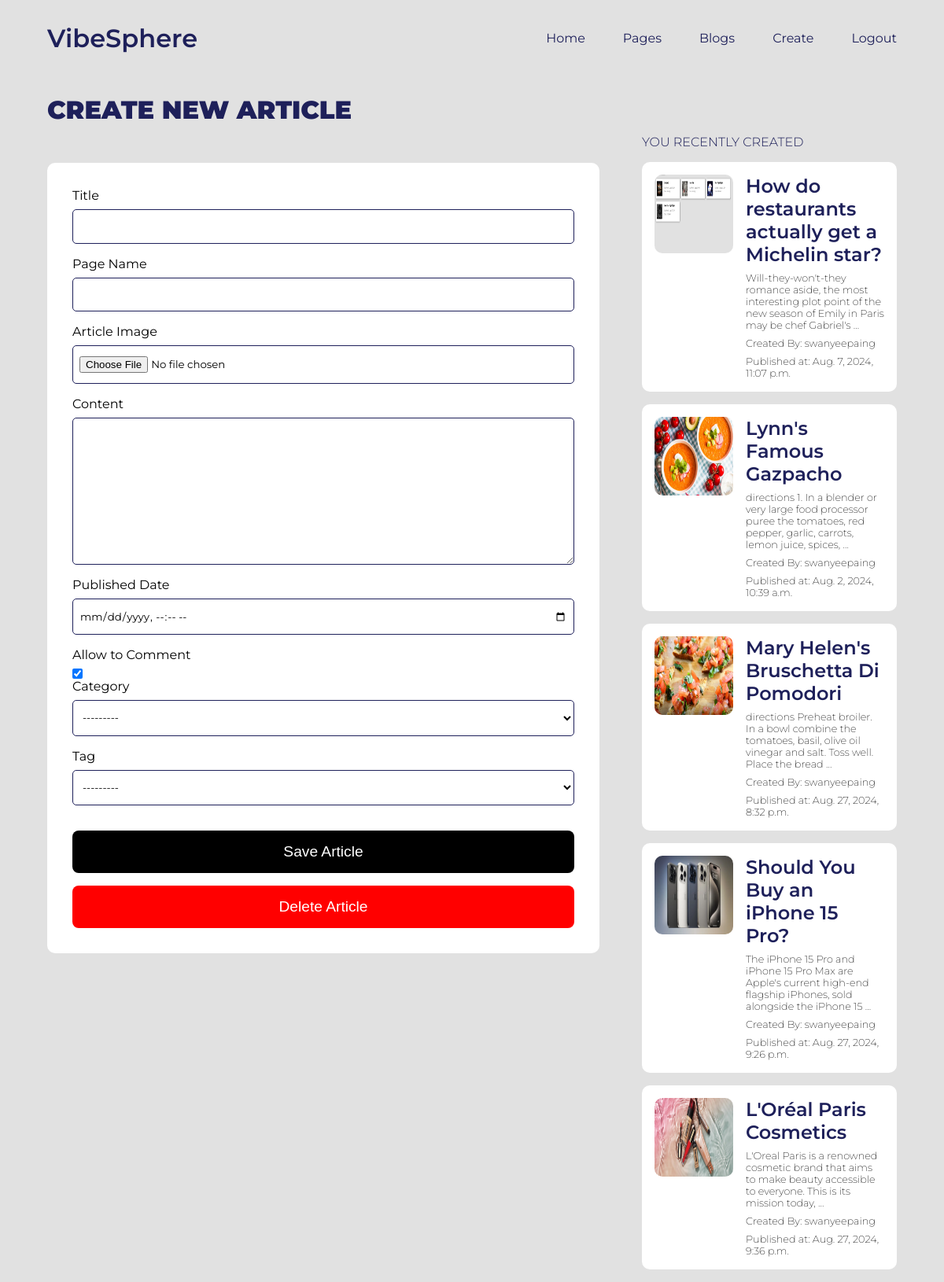
/article/new (signed in), run on the app's committed database.
### main/models.py (models this page shows, shortened)
class Article(models.Model):
    title = models.CharField(primary_key=True, unique=True, max_length=200)
    page_name = models.ForeignKey(BlogPage, on_delete=models.CASCADE)
    author = models.ForeignKey(User, on_delete=models.CASCADE)
    created_date = models.DateTimeField(auto_now_add=True)
    updated_date = models.DateTimeField(auto_now=True)
    article_image = models.ImageField(upload_to='article_images/', blank=True, null=True)
    content = models.TextField()
    published_date = models.DateTimeField(blank=True, null=True)
    allow_to_comment = models.BooleanField(default=True)
    view_count = models.IntegerField(default=0)
    category = models.CharField(max_length=50, choices=CATEGORY_CHOICES)
    tag = models.CharField(max_length=50, choices=TAG_CHOICES)

### main/views.py (the view)
# urls.py: path('article/new', views.create_update_article, name='create'),
@login_required
def create_update_article(request, article_title=None):
    redirect_response = redirect_if_not_logged_in(request)
    if redirect_response:
        return redirect_response
    blog_pages = BlogPage.objects.filter(author=request.user)
    if not blog_pages.exists():
        return redirect('create_page')
    articles = Article.objects.filter(page_name__in=blog_pages)
    if article_title:
        article = get_object_or_404(Article, title=article_title, page_name__in=blog_pages)
        is_editing = True
    else:
        article = None
        is_editing = False
    if request.method == 'POST':
        if 'delete' in request.POST:
            if article:
                article.delete()
            return redirect('show_all_articles')
        form = ArticleForm(request.POST, request.FILES, instance=article)
        if form.is_valid():
            blog_page = form.save(commit=False)
            blog_page.author = request.user
            blog_page.save()
            return redirect('show_all_articles')
    else:
        form = ArticleForm(instance=article)
    context = {
        'show_navbar': True,
        'form': form,
        'articles': articles,
        'is_editing': is_editing,
        'article': article,
    }
    return render(request, 'create_article.html', context)

### main/forms.py (shortened to what this page needs)
class ArticleForm(forms.ModelForm):
    page_name = forms.CharField(label='Page Name', max_length=200, widget=forms.TextInput(attrs={'class': 'form__input'}))
    class Meta:
        model = Article
        fields = [
            'title',
            'page_name',
            'article_image',
            'content',
            'published_date',
            'allow_to_comment',
            'category',
            'tag'
        ]
        widgets = {
            'title': forms.TextInput(attrs={'class': 'form__input'}),
            'article_image': forms.ClearableFileInput(attrs={'class': 'form__input'}),
            'content': forms.Textarea(attrs={'class': 'form__input'}),
            'published_date': forms.DateTimeInput(attrs={'class': 'form__input', 'type': 'datetime-local'}),
            'allow_to_comment': forms.CheckboxInput(attrs={'class': 'form-check-input'}),
            'category': forms.Select(attrs={'class': 'form__input'}),
            'tag': forms.Select(attrs={'class': 'form__input'}),
        }

### main/views.py (called while the page is built)
def redirect_if_not_logged_in(request):
    if not request.user.is_authenticated:
        return redirect('login')
    return None

### templates/create_article.html (shortened to what this page needs)
{%extends 'main.html'%}
{% load static %}
{%block extra_css %}
<link rel="stylesheet" href="{% static 'css/page_form.css' %}" />
<link rel="stylesheet" href="{% static 'css/create_article.css' %}" />
{% endblock %}
{% block content %}
<div class="create__article__container">
  <div class="left__article__container">
      <h2 class="form__header">
        {% if is_editing %}
          Edit Article
        {% else %}
          Create New Article
        {% endif %}
      </h2>
      <form method="post" enctype="multipart/form-data" class="form">
        <div class="form__group">
            <label class="form__label" for="id_title">Title</label>
            {{ form.title}}
        </div>
        <div class="form__group">
            <label class="form__label" for="id_image">Page Name</label>
            {{ form.page_name}}
        </div>
        <div class="form__group">
            <label class="form__label" for="id_text">Article Image</label>
            {{ form.article_image}}
        </div>
        <div class="form__group">
            <label class="form__label" for="id_text">Content</label>
            {{ form.content}}
        </div>
        <div class="form__group">
            <label class="form__label" for="id_text">Published Date</label>
            {{ form.published_date}}
        </div>
        <div class="form__group">
            <label class="form__label" for="id_text">Allow to Comment</label>
            {{ form.allow_to_comment}}
        </div>
        <div class="form__group">
            <label class="form__label" for="id_text">Category</label>
            {{ form.category}}
        </div>
        <div class="form__group">
            <label class="form__label" for="id_text">Tag</label>
            {{ form.tag}}
        </div>
        <button type="submit" class="save__btn">Save Article</button>
        <button type="submit" name="delete" value="true" class="delete__btn" onclick="return confirm('Are you sure you want to delete this page?');">Delete Article</button>
      </form>
  </div>
  {% if articles%}
  <div class="right__article__container">
    <h1 class="article__list__header">You Recently Created</h1>
    <div class="article__list__container">
      {% for article in articles %}
        <div class="article__card">
            {% if article.article_image %}
              <img src="{{article.article_image.url}}" alt="{{article.title}}" class="article__image">
            {% else %}
              <p>No image available</p>
            {% endif %}
          <div class="article__body">
            <h2 class="article__card__title">{{article.title}}</h2>
            <p class="article__card__content">{{article.content|truncatewords:20}}</p>
            <p class="article__card__span__text">Created By: {{article.author}}</p>
            <p class="article__card__span__text">Published at: {{article.published_date}}</p>
          </div>
        </div>
      {% endfor %}
    </div>
  </div>
  {% endif %}
</div>
{% endblock %}

### static/css/main.css (style rules this page uses)
* { margin: 0; padding: 0; box-sizing: border-box; }
body { background-color: #e1e1e1; font-family: "Montserrat", sans-serif; }

### static/css/page_form.css (style rules this page uses)
.form__header { color: #1E205A; text-transform: uppercase; font-size: 2rem; font-weight: 900; }
.form { width: 100%; height: auto; margin-top: 3rem; background-color: #ffffff; padding: 2rem; border-radius: 10px; }
.form__group { display: flex; justify-content: flex-start; align-items: flex-start; flex-direction: column; }
.form__label { margin-bottom: .5rem; }
.form__input { background-color: transparent; border: none; border: 1px solid #1E205A; padding: .8rem .5rem; margin-bottom: 1rem; width: 100%; border-radius: 5px; font-family: "Montserrat", sans-serif; }
.save__btn, .delete__btn { width: 100%; height: 20%; margin-top: 1rem; padding: 1rem; border: none; border-radius: .5rem; cursor: pointer; font-size: 1.2rem; font-weight: 300; color: #ffffff; }
.save__btn { background-color: #000000; }
.delete__btn { background-color: red; }

### static/css/create_article.css (style rules this page uses)
.create__article__container { display: flex; justify-content: space-between; align-items: flex-start; width: 90%; margin: auto; margin-top: 2%; }
.left__article__container { width: 65%; }
.right__article__container { width: 30%; margin-top: 3.2rem; }
.article__list__header { color: #1E205A; text-transform: uppercase; font-size: 1rem; font-weight: 300; }
.article__list__container { margin-top: 1rem; }
.article__card { background-color: #fff; display: flex; justify-content: space-around; align-items: flex-start; margin-bottom: 1rem; padding: 1rem; border-radius: 10px; }
.article__image { width: 100px; height: 100px; border-radius: 10px; }
.article__body { margin-left: 1rem; }
.article__card__title { color: #1E205A; font-weight: 600; margin-bottom: .5rem; }
.article__card__content, .article__card__span__text { font-size: .8rem; font-weight: 200; }
.article__card__span__text { margin-top: .5rem; }

### data on the page
Article: article_image (picture), title "How do restaurants actually get a Michelin star?", content "Will-they-won't-they romance aside, the most interesting plot point of the new season of Emily in Paris may be chef Gabriel's …", author "swanyeepaing", published_date "Aug. 7, 2024, 11:07 p.m."
Article: article_image (picture), title "Lynn's Famous Gazpacho", content "directions 1. In a blender or very large food processor puree the tomatoes, red pepper, garlic, carrots, lemon juice, spices, …", author "swanyeepaing", published_date "Aug. 2, 2024, 10:39 a.m."
Article: article_image (picture), title "Mary Helen's Bruschetta Di Pomodori", content "directions Preheat broiler. In a bowl combine the tomatoes, basil, olive oil vinegar and salt. Toss well. Place the bread …", author "swanyeepaing", published_date "Aug. 27, 2024, 8:32 p.m."
Article: article_image (picture), title "Should You Buy an iPhone 15 Pro?", content "The iPhone 15 Pro and iPhone 15 Pro Max are Apple's current high-end flagship iPhones, sold alongside the iPhone 15 …", author "swanyeepaing", published_date "Aug. 27, 2024, 9:26 p.m."
Article: article_image (picture), title "L'Oréal Paris Cosmetics", content "L'Oreal Paris is a renowned cosmetic brand that aims to make beauty accessible to everyone. This is its mission today, …", author "swanyeepaing", published_date "Aug. 27, 2024, 9:36 p.m."
